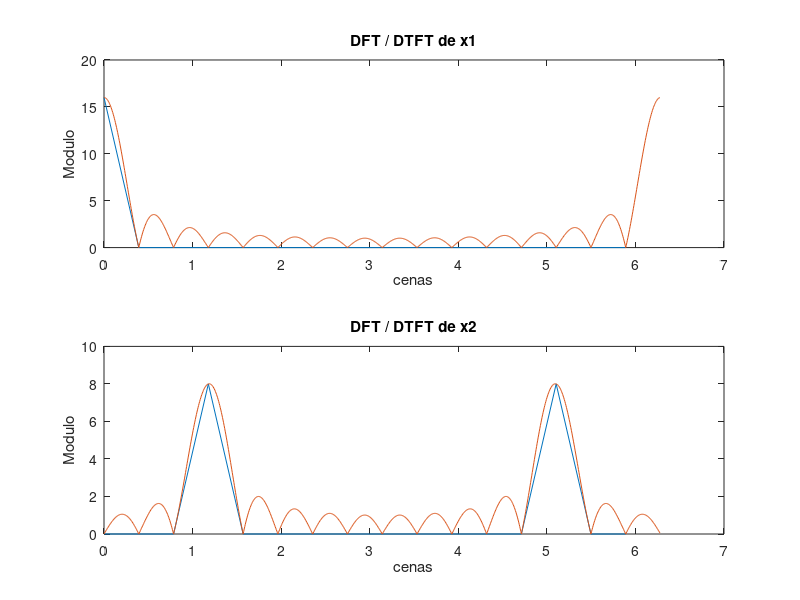

The MATLAB script that drew this image:
%% Exercício 2

w1 = (0:15) * 2 * pi / 16;
w2 = (0:1023) * 2 * pi / 1024;
x1 = ones(1,16);
x2 = cos(3 * pi * (0:15) / 8);

DFT1 = fft(x1);
DTFT1 = fft(x1, 1024);

DFT2 = fft(x2);
DTFT2 = fft(x2, 1024);

subplot(2,1,1)
plot(w1, abs(DFT1), w2, abs(DTFT1))
xlabel('cenas'), ylabel('Modulo'), title('DFT / DTFT de x1')
subplot(2,1,2)
plot(w1, abs(DFT2), w2, abs(DTFT2))
xlabel('cenas'), ylabel('Modulo'), title('DFT / DTFT de x2')